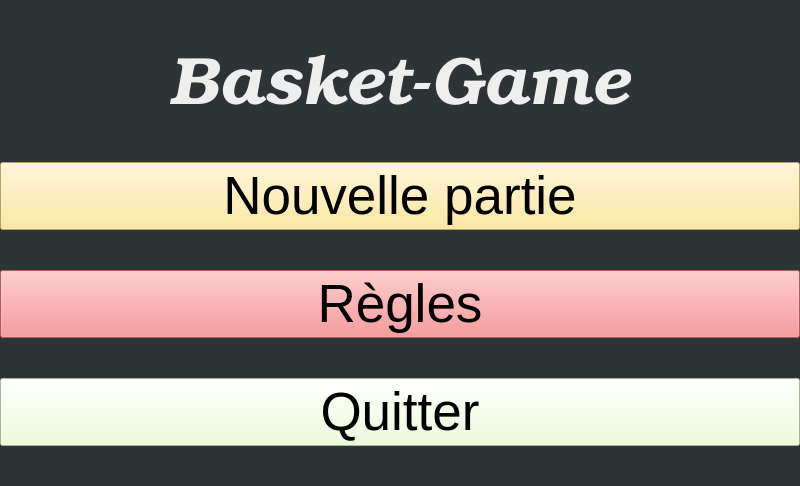
      <widget class="QWidget" name="pagePrincipale">
       <property name="maximumSize">
        <size>
         <width>1920</width>
         <height>1080</height>
        </size>
       </property>
       <property name="styleSheet">
        <string notr="true">background-color: rgb(46, 52, 54);</string>
       </property>
       <layout class="QVBoxLayout" name="verticalLayout_3">
        <property name="spacing">
         <number>0</number>
        </property>
        <property name="leftMargin">
         <number>0</number>
        </property>
        <property name="topMargin">
         <number>0</number>
        </property>
        <property name="rightMargin">
         <number>0</number>
        </property>
        <property name="bottomMargin">
         <number>0</number>
        </property>
        <item>
         <layout class="QVBoxLayout" name="verticalLayout">
          <property name="spacing">
           <number>0</number>
          </property>
          <item>
           <layout class="QVBoxLayout" name="layoutCentral">
            <item>
             <widget class="QLabel" name="iconePanneau">
              <property name="styleSheet">
               <string notr="true"/>
              </property>
              <property name="text">
               <string/>
              </property>
              <property name="textFormat">
               <enum>Qt::PlainText</enum>
              </property>
              <property name="pixmap">
               <pixmap resource="ressources.qrc">:/panneau-basket.png</pixmap>
              </property>
              <property name="alignment">
               <set>Qt::AlignCenter</set>
              </property>
             </widget>
            </item>
            <item>
             <spacer name="espaceurVertical5">
              <property name="orientation">
               <enum>Qt::Vertical</enum>
              </property>
              <property name="sizeHint" stdset="0">
               <size>
                <width>20</width>
                <height>40</height>
               </size>
              </property>
             </spacer>
            </item>
            <item alignment="Qt::AlignHCenter">
             <widget class="QLabel" name="labelBasketGame">
              <property name="sizePolicy">
               <sizepolicy hsizetype="Minimum" vsizetype="Expanding">
                <horstretch>0</horstretch>
                <verstretch>0</verstretch>
               </sizepolicy>
              </property>
              <property name="font">
               <font>
                <family>URW Bookman</family>
                <pointsize>50</pointsize>
                <italic>true</italic>
               </font>
              </property>
              <property name="layoutDirection">
               <enum>Qt::LeftToRight</enum>
              </property>
              <property name="styleSheet">
               <string notr="true">/*background-color:qlineargradient(spread:pad, x1:0.542, y1:0.011, x2:0.771, y2:0.682, stop:0.273092 rgba(234, 255, 208, 255), stop:1 rgba(255, 255, 255, 255));*/
color: rgb(238, 238, 236);</string>
              </property>
              <property name="text">
               <string>Basket-Game</string>
              </property>
             </widget>
            </item>
            <item>
             <spacer name="espaceurVertical1">
              <property name="orientation">
               <enum>Qt::Vertical</enum>
              </property>
              <property name="sizeHint" stdset="0">
               <size>
                <width>20</width>
                <height>40</height>
               </size>
              </property>
             </spacer>
            </item>
            <item alignment="Qt::AlignHCenter">
             <widget class="QPushButton" name="boutonNouvellePartiePagePrincipale">
              <property name="sizePolicy">
               <sizepolicy hsizetype="Fixed" vsizetype="Fixed">
                <horstretch>0</horstretch>
                <verstretch>0</verstretch>
               </sizepolicy>
              </property>
              <property name="minimumSize">
               <size>
                <width>800</width>
                <height>0</height>
               </size>
              </property>
              <property name="font">
               <font>
                <pointsize>40</pointsize>
               </font>
              </property>
              <property name="styleSheet">
               <string notr="true">background-color:rgb(252, 227, 138)</string>
              </property>
              <property name="text">
               <string>Nouvelle partie</string>
              </property>
             </widget>
            </item>
            <item>
             <spacer name="espaceurVertical2">
              <property name="orientation">
               <enum>Qt::Vertical</enum>
              </property>
              <property name="sizeType">
               <enum>QSizePolicy::Maximum</enum>
              </property>
              <property name="sizeHint" stdset="0">
               <size>
                <width>20</width>
                <height>40</height>
               </size>
              </property>
             </spacer>
            </item>
            <item alignment="Qt::AlignHCenter">
             <widget class="QPushButton" name="boutonReglesPagePrincipale">
              <property name="enabled">
               <bool>true</bool>
              </property>
              <property name="sizePolicy">
               <sizepolicy hsizetype="Fixed" vsizetype="Fixed">
                <horstretch>0</horstretch>
                <verstretch>0</verstretch>
               </sizepolicy>
              </property>
              <property name="minimumSize">
               <size>
                <width>800</width>
                <height>0</height>
               </size>
              </property>
              <property name="font">
               <font>
                <pointsize>40</pointsize>
               </font>
              </property>
              <property name="autoFillBackground">
               <bool>false</bool>
              </property>
              <property name="styleSheet">
               <string notr="true">background-color:rgb(243, 129, 129)</string>
              </property>
              <property name="text">
               <string>Règles</string>
              </property>
             </widget>
            </item>
            <item>
             <spacer name="espaceurVertical4">
              <property name="orientation">
               <enum>Qt::Vertical</enum>
              </property>
              <property name="sizeHint" stdset="0">
               <size>
                <width>20</width>
                <height>40</height>
               </size>
              </property>
             </spacer>
            </item>
            <item alignment="Qt::AlignHCenter">
             <widget class="QPushButton" name="boutonQuitterPagePrincipale">
              <property name="sizePolicy">
               <sizepolicy hsizetype="Fixed" vsizetype="Fixed">
                <horstretch>0</horstretch>
                <verstretch>0</verstretch>
               </sizepolicy>
              </property>
              <property name="minimumSize">
               <size>
                <width>800</width>
                <height>0</height>
               </size>
              </property>
              <property name="font">
               <font>
                <pointsize>40</pointsize>
               </font>
              </property>
              <property name="styleSheet">
               <string notr="true">background-color:rgb(234, 255, 208);</string>
              </property>
              <property name="text">
               <string>Quitter</string>
              </property>
             </widget>
            </item>
            <item>
             <spacer name="verticalSpacer">
              <property name="orientation">
               <enum>Qt::Vertical</enum>
              </property>
              <property name="sizeHint" stdset="0">
               <size>
                <width>20</width>
                <height>40</height>
               </size>
              </property>
             </spacer>
            </item>
           </layout>
          </item>
         </layout>
        </item>
       </layout>
      </widget>
